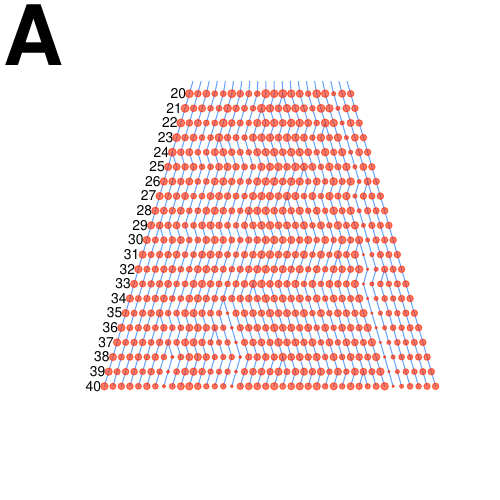

Generate this figure with R:
rm(list=ls());

pdf("supp3_A.pdf", 5,5);
layout(matrix(c(1), nrow = 1, ncol =1, byrow = TRUE))
source("./examples/c_m.R");
dat0 <- read.table("./data/01/03clust_table.txt", header=T);
d.i  <- grep("0", colnames(dat0))[1:10];
d.i  <- 2:22;
colnames(dat0)[d.i]
dat  <- dat0[, d.i];
out  <- m2table(dat);

scale.v <- function(v, a, b) {
  v <- v-min(v); 
  v <- v/max(v); 
  v <- v*(b-a);  
  v+a
}

count.rows2 <- function(x){
  out   <- as.data.frame(table(as.data.frame(x)));
  out.i <- which(out[,3]==0);
  if (length(out.i) > 0){
    out   <- out[-out.i,];
  }
  out.j <- order(out[,1]);
  out   <- out[out.j,];
  out   <- out[,c(3,1,2)];
  out;
}

k        <- apply(dat, 2, function(x) length(unique(x)));
k        <- as.numeric(k);
l.adj    <- 0.9;
top.n    <- max(k);
top.m    <- min(k);
lwd.from <- 1; 
lwd.to   <- 1;
col.n    <- ncol(dat);
row.n    <- nrow(dat);
med.n    <- median(c(1:top.n));   # x coordinate of root, center of page

cols  <- rainbow(10, alpha=0.6);
col.l <- cols[7];

x.len <-  seq(-med.n, med.n, length.out=top.n+1);
y.len <-  seq(1, ncol(dat), length.out=top.n+1);
y.l   <-  seq(ncol(dat), 0, length.out=ncol(dat)+1);

plot(x.len, y.len, type="n", ylab="", xlab="", axes=FALSE);

x1 <- 0;
x2 <- 0;
y1 <- top.n + 1;
y2 <- top.n;
x.old <- c(1:top.n+1);
x.tmp <- c(1:top.n+1);

x.old[1] <- x2;
y.old    <- y2;
y        <- y2;
x        <- x2;

lwd <- scale.v(c(100, row.n, row.n), lwd.from, lwd.to);
lwd <- lwd * 0.3
#segments(x1, y1, x2, y2, col= col.l, lwd = lwd[2]);
dat.0 <- rep(1, row.n);

## output, out.s
## Cluster#, ClusterID, x, y, Obj# and lwd
out.s <- c(1, 1, x1, y2, row.n, lwd[2]);
## for each k

pb <- txtProgressBar(min = 0, max = length(top.n), style = 3);
for (j in 1:ncol(dat)){
  clu.n        <- dat[,j];
  names(clu.n) <- row.names(dat);
  y     <- y.l[j];
  if (j == 1){
    str <- cbind(dat.0, dat[,j]);
  } else {
    str <- cbind(dat[,j-1], dat[,j]);
  }
  str.out <- count.rows2(str);
  str.u   <- as.numeric(sort(unique(str.out[,3]))); 
  cols    <- rainbow(length(str.u), alpha=0.6)
  for (n in str.u){
    ## length(str.i) should be 1.
    str.i <- which(str.out[,3]==n);
    num <- 0;
    for (i in 1:length(str.i)){
      lwd <- scale.v(c(100, str.out[str.i[i],1], row.n), lwd.from, lwd.to);
      x   <- n - length(str.u)/2 - 0.5;
      segments(x.old[str.out[str.i[i],2]], y.old, x, y, col= col.l, lwd = lwd[2]);
      num <- num + str.out[str.i[i],1];
      x.tmp[str.out[str.i[i],3]] <- x;
    }
    out.s <- rbind(out.s, c(k[j], n, x, y, num, lwd[2]));
  }
  x.old <- x.tmp;
  y.old <- y;
  setTxtProgressBar(pb, j);
}
close(pb);
colnames(out.s) <- c("cluster.number", "cluster.ID", "x", "y", "number", "lwd");
points(out.s[,3], out.s[,4], pch=19, cex=log2(out.s[,5])/10, col=cols[2]);
row.names(out.s) <- c(1:nrow(out.s));
out2 <- out.s[!duplicated(out.s[,4]),];
text(out2[,3]-1.3, out2[,4], c(1,20:40), cex=0.8);
## return(list(xy=out.s, clu.table=dat));
dev.off()

